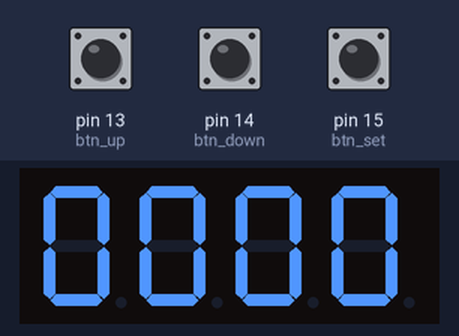
Bench run of a program on a simulated MicroPython board. Parts: 4-digit seven-segment display. The inputs (shaded band) are chosen by the test bench; at power-on: pin 13 (btn_up) HIGH, pin 15 (btn_set) HIGH, pin 14 (btn_down) HIGH. The segment pins are drawn as the display they are named for.

Above: at 1.2 s.
1.3 s: pin 13 (btn_up) pulled LOW for 0.15 s
At 2.2 s:
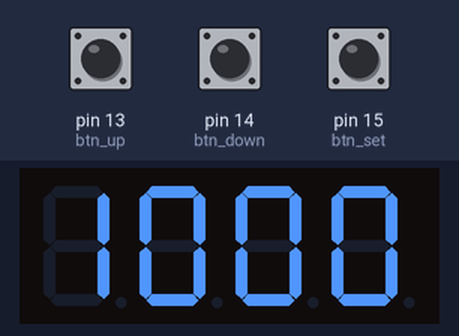
2.9 s: pin 15 (btn_set) pulled LOW for 0.15 s
At 4.1 s:
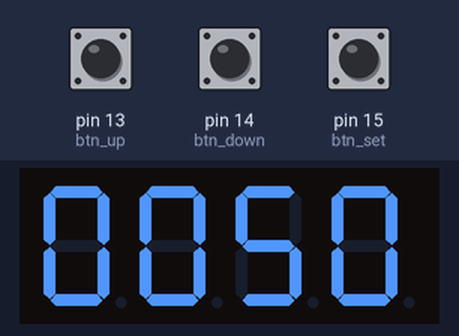
4.5 s: pin 14 (btn_down) pulled LOW for 0.15 s
At 5.1 s:
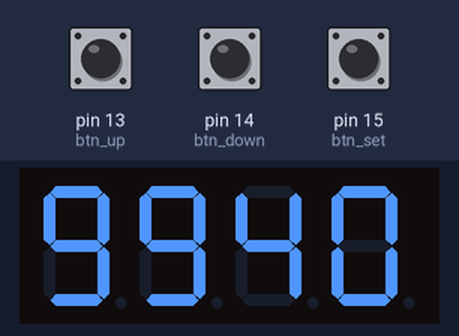
6.1 s: pin 14 (btn_down) pulled LOW for 1 s
Timing chart, 0 to 9.1 s (numbered marks = the images above; inputs shaded):
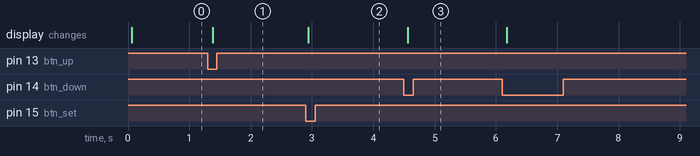

Measured:
- after the input at 1.3 s, the display: changes after 0.08 s (image 1)
- after the input at 2.9 s, the display: changes at once (image 2)
- after the input at 4.5 s, the display: changes after 0.06 s (image 3)

The program:

four_digit_counter_irq.py
```python
from machine import Pin
import time

SEG = [Pin(p, Pin.OUT) for p in (2, 3, 4, 5, 6, 7, 8)]
DIG = [Pin(p, Pin.OUT) for p in (9, 10, 11, 12)]


TABLA = [
    [1,1,1,1,1,1,0],  # 0
    [0,1,1,0,0,0,0],  # 1
    [1,1,0,1,1,0,1],  # 2
    [1,1,1,1,0,0,1],  # 3
    [0,1,1,0,0,1,1],  # 4
    [1,0,1,1,0,1,1],  # 5
    [1,0,1,1,1,1,1],  # 6
    [1,1,1,0,0,0,0],  # 7
    [1,1,1,1,1,1,1],  # 8
    [1,1,1,1,0,1,1],  # 9
]


btn_up   = Pin(13, Pin.IN, Pin.PULL_UP)
btn_down = Pin(14, Pin.IN, Pin.PULL_UP)
btn_set  = Pin(15, Pin.IN, Pin.PULL_UP)
btn_rst  = Pin(16, Pin.IN, Pin.PULL_UP)


contador = 0

# Marca de tiempo de la última pulsación válida por botón
_t_up   = 0
_t_down = 0
_t_set  = 0
_t_rst  = 0

DEBOUNCE_MS = 200


#ISR
def handle_up(pin):
    global contador, _t_up
    ahora = time.ticks_ms()
    if time.ticks_diff(ahora, _t_up) < DEBOUNCE_MS:
        return
    _t_up = ahora
    contador = 0 if contador >= 1000 else contador + 1

def handle_down(pin):
    global contador, _t_down
    ahora = time.ticks_ms()
    if time.ticks_diff(ahora, _t_down) < DEBOUNCE_MS:
        return
    _t_down = ahora
    contador = 1000 if contador <= 0 else contador - 1

def handle_set(pin):
    global contador, _t_set
    ahora = time.ticks_ms()
    if time.ticks_diff(ahora, _t_set) < DEBOUNCE_MS:
        return
    _t_set = ahora
    contador = 500

def handle_rst(pin):
    global contador, _t_rst
    ahora = time.ticks_ms()
    if time.ticks_diff(ahora, _t_rst) < DEBOUNCE_MS:
        return
    _t_rst = ahora
    contador = 0


# Asociar cada botón con su handler en flanco de bajada
btn_up.irq(trigger=Pin.IRQ_FALLING,   handler=handle_up)
btn_down.irq(trigger=Pin.IRQ_FALLING, handler=handle_down)
btn_set.irq(trigger=Pin.IRQ_FALLING,  handler=handle_set)
btn_rst.irq(trigger=Pin.IRQ_FALLING,  handler=handle_rst)


def _apagar():
    for d in DIG:
        d.value(1)   # dígito inactivo

def _mostrar(posicion, valor):
    """enciende un display con su valor correspondiente"""
    _apagar()
    for i, seg in enumerate(SEG):
        seg.value(TABLA[valor][i])
    DIG[posicion].value(0)   # activar dígito

def _digitos(n):
    """divide n en unidades, decenas, centenas, millares."""
    return [
        n         % 10,
        (n // 10) % 10,
        (n // 100) % 10,
        (n // 1000) % 10,
    ]


pos = 0

while True:
    digitos = _digitos(contador)
    _mostrar(pos, digitos[pos])
    time.sleep_ms(5)
    pos = (pos + 1) % 4
```
